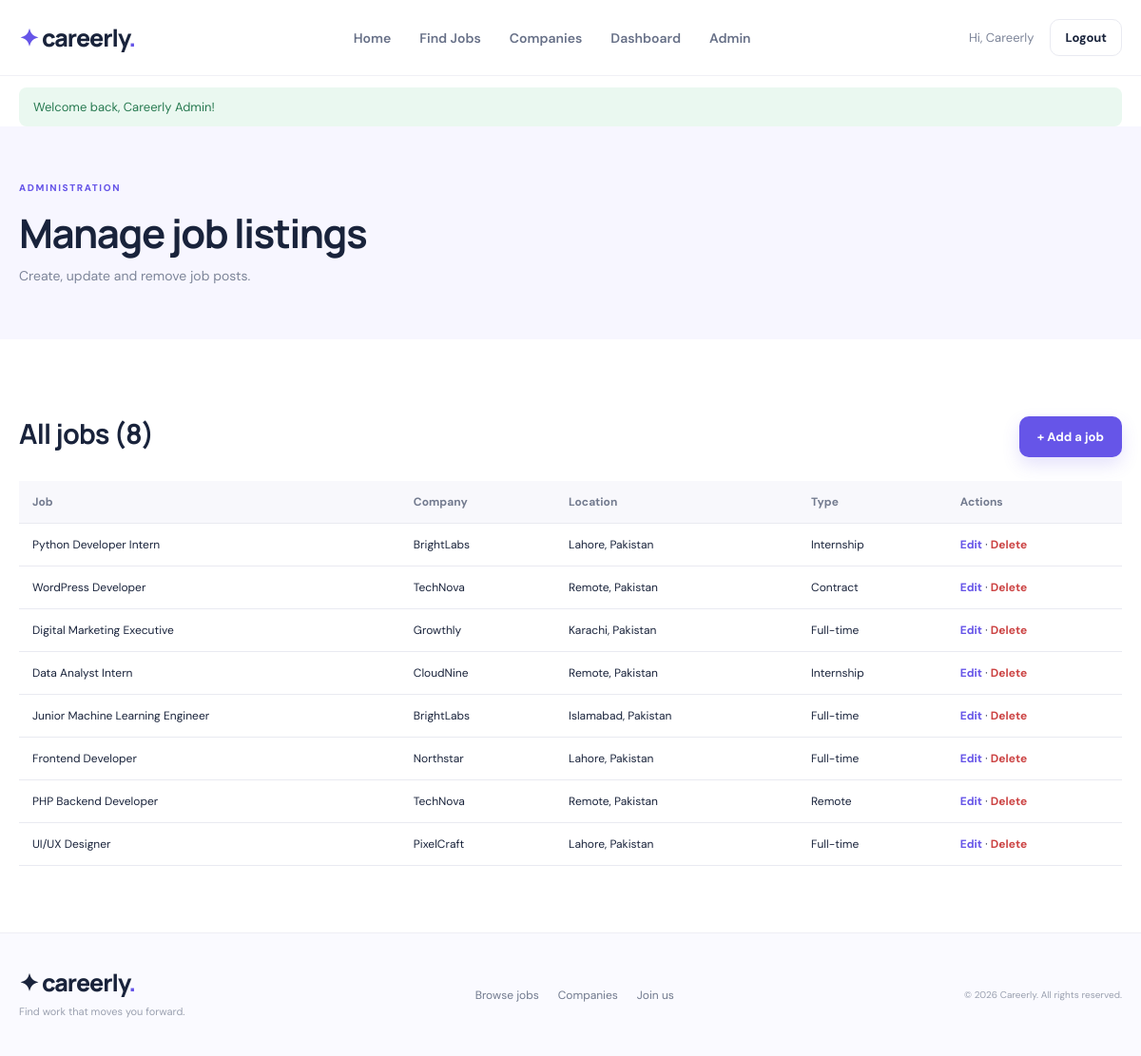
/admin/index.php (signed in), run on the app's committed database.
### tables this page shows
CREATE TABLE jobs (
  id INT AUTO_INCREMENT PRIMARY KEY,
  company_id INT NOT NULL,
  title VARCHAR(160) NOT NULL,
  location VARCHAR(120) NOT NULL,
  job_type VARCHAR(40) NOT NULL,
  salary VARCHAR(100) NOT NULL,
  experience VARCHAR(80) NOT NULL,
  posted_label VARCHAR(50) NOT NULL DEFAULT 'Just now',
  description TEXT NOT NULL,
  requirements TEXT NOT NULL,
  created_at TIMESTAMP DEFAULT CURRENT_TIMESTAMP,
  FOREIGN KEY (company_id) REFERENCES companies(id) ON DELETE CASCADE
);

CREATE TABLE companies (
  id INT AUTO_INCREMENT PRIMARY KEY,
  name VARCHAR(120) NOT NULL,
  industry VARCHAR(120) NOT NULL,
  logo_color VARCHAR(30) NOT NULL DEFAULT '#6655e8'
);

### admin/index.php (the view, shortened to what this page needs)
<?php
require "../config/database.php";require "../includes/functions.php";require_admin();
$jobs=$pdo->query("SELECT j.*,c.name company_name FROM jobs j JOIN companies c ON c.id=j.company_id ORDER BY j.id DESC")->fetchAll();
$pageTitle="Admin panel | Careerly";$linkPrefix="../";$assetPrefix="../";require "../includes/header.php";
?>
<section class="page-hero"><div class="container"><div class="eyebrow">ADMINISTRATION</div><h1>Manage job listings</h1><p>Create, update and remove job posts.</p></div></section>
<section class="section"><div class="container"><div class="section-head"><h2>All jobs (<?= count($jobs) ?>)</h2><a class="btn" href="job-form.php">+ Add a job</a></div><div class="table-wrap"><table><thead><tr><th>Job</th><th>Company</th><th>Location</th><th>Type</th><th>Actions</th></tr></thead><tbody><?php foreach($jobs as $j): ?><tr><td><?= e($j['title']) ?></td><td><?= e($j['company_name']) ?></td><td><?= e($j['location']) ?></td><td><?= e($j['job_type']) ?></td><td><a href="job-form.php?id=<?= (int)$j['id'] ?>">Edit</a> · <a class="danger" onclick="return confirm('Delete this job?')" href="index.php?delete=<?= (int)$j['id'] ?>">Delete</a></td></tr><?php endforeach; ?></tbody></table></div></div></section>
<?php require "../includes/footer.php"; ?>

### assets/css/style.css (style rules this page uses)
* { box-sizing:border-box }
:root { --ink:#19233b;--muted:#7d8599;--purple:#6655e8;--line:#e9eaf1;--soft:#f7f7fc }
body { margin:0;color:var(--ink);font-family:'DM Sans',sans-serif }
a { color:inherit;text-decoration:none }
.container { width:min(1160px,calc(100% - 40px));margin:auto }
.btn { display:inline-flex;justify-content:center;align-items:center;gap:8px;background:var(--purple);color:white;border:0;border-radius:10px;padding:13px 19px;font-weight:700;font-size:13px;cursor:pointer;box-shadow:0 8px 18px #6655e82b }
.eyebrow { font-size:10px;letter-spacing:1.6px;font-weight:800;color:var(--purple) }
h1,h2,h3 { font-family:Manrope,sans-serif }
.section { padding:70px 0 }
.section-head { display:flex;align-items:end;justify-content:space-between;margin-bottom:25px;gap:15px }
.section-head h2 { font-size:29px;letter-spacing:-.8px;margin:9px 0 5px }
.page-hero { background:#f7f6ff;padding:58px 0 }
.page-hero h1 { font-size:42px;letter-spacing:-1.5px;margin:12px 0 7px }
.page-hero p { font-size:14px;color:var(--muted);margin:0 }
.table-wrap { overflow-x:auto }
table { width:100%;border-collapse:collapse;font-size:12px }
th,td { text-align:left;padding:14px;border-bottom:1px solid var(--line) }
th { background:#f8f8fc;color:#737b8f }
td a { color:var(--purple);font-weight:700 }
.danger { color:#c44!important }

### data on the page
jobs: title "Python Developer Intern", company.name "BrightLabs", location "Lahore, Pakistan", job_type "Internship"
jobs: title "WordPress Developer", company.name "TechNova", location "Remote, Pakistan", job_type "Contract"
jobs: title "Digital Marketing Executive", company.name "Growthly", location "Karachi, Pakistan", job_type "Full-time"
jobs: title "Data Analyst Intern", company.name "CloudNine", location "Remote, Pakistan", job_type "Internship"
jobs: title "Junior Machine Learning Engineer", company.name "BrightLabs", location "Islamabad, Pakistan", job_type "Full-time"
jobs: title "Frontend Developer", company.name "Northstar", location "Lahore, Pakistan", job_type "Full-time"
jobs: title "PHP Backend Developer", company.name "TechNova", location "Remote, Pakistan", job_type "Remote"
jobs: title "UI/UX Designer", company.name "PixelCraft", location "Lahore, Pakistan", job_type "Full-time"

### other printed values
explode(' ', $_SESSION['user']['name'])[0] "Careerly"
$message "Welcome back, Careerly Admin!"
count($jobs) "8"
